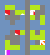

Rendered tile map (Tiled .tmx) drawn with the repository's tilesets; below, a short description and the full map source, tile grids included:
An orthogonal 10x11 tile map with 5x5 px tiles, 1 tile layer (Tile Layer 1).

<map version="1.0" orientation="orthogonal" renderorder="right-down" width="10" height="11" tilewidth="5" tileheight="5" nextobjectid="1">
 <tileset firstgid="1" name="tiles" tilewidth="5" tileheight="5">
  <image source="tiles.png" trans="808080" width="97" height="67" />
 </tileset>
 <layer name="Tile Layer 1" width="10" height="11">
  <data>
   <tile gid="50" />
   <tile gid="50" />
   <tile gid="50" />
   <tile gid="50" />
   <tile gid="50" />
   <tile gid="1" />
   <tile gid="50" />
   <tile gid="50" />
   <tile gid="50" />
   <tile gid="50" />
   <tile gid="50" />
   <tile gid="12" />
   <tile gid="12" />
   <tile gid="50" />
   <tile gid="50" />
   <tile gid="1" />
   <tile gid="12" />
   <tile gid="12" />
   <tile gid="145" />
   <tile gid="50" />
   <tile gid="50" />
   <tile gid="88" />
   <tile gid="145" />
   <tile gid="12" />
   <tile gid="10" />
   <tile gid="1" />
   <tile gid="86" />
   <tile gid="145" />
   <tile gid="145" />
   <tile gid="50" />
   <tile gid="50" />
   <tile gid="145" />
   <tile gid="145" />
   <tile gid="145" />
   <tile gid="50" />
   <tile gid="1" />
   <tile gid="12" />
   <tile gid="145" />
   <tile gid="12" />
   <tile gid="50" />
   <tile gid="50" />
   <tile gid="50" />
   <tile gid="145" />
   <tile gid="50" />
   <tile gid="50" />
   <tile gid="1" />
   <tile gid="50" />
   <tile gid="50" />
   <tile gid="12" />
   <tile gid="50" />
   <tile gid="50" />
   <tile gid="50" />
   <tile gid="50" />
   <tile gid="50" />
   <tile gid="50" />
   <tile gid="1" />
   <tile gid="50" />
   <tile gid="50" />
   <tile gid="50" />
   <tile gid="50" />
   <tile gid="50" />
   <tile gid="50" />
   <tile gid="145" />
   <tile gid="88" />
   <tile gid="12" />
   <tile gid="1" />
   <tile gid="12" />
   <tile gid="145" />
   <tile gid="12" />
   <tile gid="50" />
   <tile gid="50" />
   <tile gid="145" />
   <tile gid="145" />
   <tile gid="145" />
   <tile gid="50" />
   <tile gid="1" />
   <tile gid="12" />
   <tile gid="12" />
   <tile gid="12" />
   <tile gid="50" />
   <tile gid="50" />
   <tile gid="12" />
   <tile gid="145" />
   <tile gid="145" />
   <tile gid="50" />
   <tile gid="1" />
   <tile gid="50" />
   <tile gid="145" />
   <tile gid="5" />
   <tile gid="50" />
   <tile gid="50" />
   <tile gid="12" />
   <tile gid="12" />
   <tile gid="12" />
   <tile gid="50" />
   <tile gid="1" />
   <tile gid="12" />
   <tile gid="12" />
   <tile gid="12" />
   <tile gid="50" />
   <tile gid="50" />
   <tile gid="116" />
   <tile gid="50" />
   <tile gid="50" />
   <tile gid="50" />
   <tile gid="1" />
   <tile gid="50" />
   <tile gid="50" />
   <tile gid="50" />
   <tile gid="50" />
  </data>
 </layer>
</map>